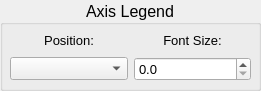
   <widget class="QGroupBox" name="groupBox_14">
    <property name="geometry">
     <rect>
      <x>610</x>
      <y>520</y>
      <width>261</width>
      <height>91</height>
     </rect>
    </property>
    <property name="font">
     <font>
      <family>Arial</family>
      <pointsize>12</pointsize>
      <weight>50</weight>
      <bold>false</bold>
     </font>
    </property>
    <property name="title">
     <string>Axis Legend</string>
    </property>
    <property name="alignment">
     <set>Qt::AlignCenter</set>
    </property>
    <widget class="QWidget" name="gridLayoutWidget_13">
     <property name="geometry">
      <rect>
       <x>10</x>
       <y>30</y>
       <width>241</width>
       <height>51</height>
      </rect>
     </property>
     <property name="font">
      <font>
       <family>Arial</family>
       <pointsize>12</pointsize>
       <weight>50</weight>
       <bold>false</bold>
      </font>
     </property>
     <layout class="QGridLayout" name="gridLayout_13">
      <item row="1" column="1">
       <widget class="QDoubleSpinBox" name="sbLegFontSize">
        <property name="font">
         <font>
          <family>Arial</family>
          <pointsize>10</pointsize>
          <weight>50</weight>
          <bold>false</bold>
         </font>
        </property>
        <property name="decimals">
         <number>1</number>
        </property>
        <property name="singleStep">
         <double>0.100000000000000</double>
        </property>
       </widget>
      </item>
      <item row="0" column="0">
       <widget class="QLabel" name="label_39">
        <property name="font">
         <font>
          <family>Arial</family>
          <pointsize>10</pointsize>
          <weight>50</weight>
          <bold>false</bold>
         </font>
        </property>
        <property name="text">
         <string>Position:</string>
        </property>
        <property name="alignment">
         <set>Qt::AlignCenter</set>
        </property>
       </widget>
      </item>
      <item row="0" column="1">
       <widget class="QLabel" name="label_40">
        <property name="font">
         <font>
          <family>Arial</family>
          <pointsize>10</pointsize>
          <weight>50</weight>
          <bold>false</bold>
         </font>
        </property>
        <property name="text">
         <string>Font Size:</string>
        </property>
        <property name="alignment">
         <set>Qt::AlignCenter</set>
        </property>
       </widget>
      </item>
      <item row="1" column="0">
       <widget class="QComboBox" name="cbLegPos">
        <property name="font">
         <font>
          <family>Arial</family>
          <pointsize>10</pointsize>
          <weight>50</weight>
          <bold>false</bold>
         </font>
        </property>
       </widget>
      </item>
     </layout>
    </widget>
   </widget>
